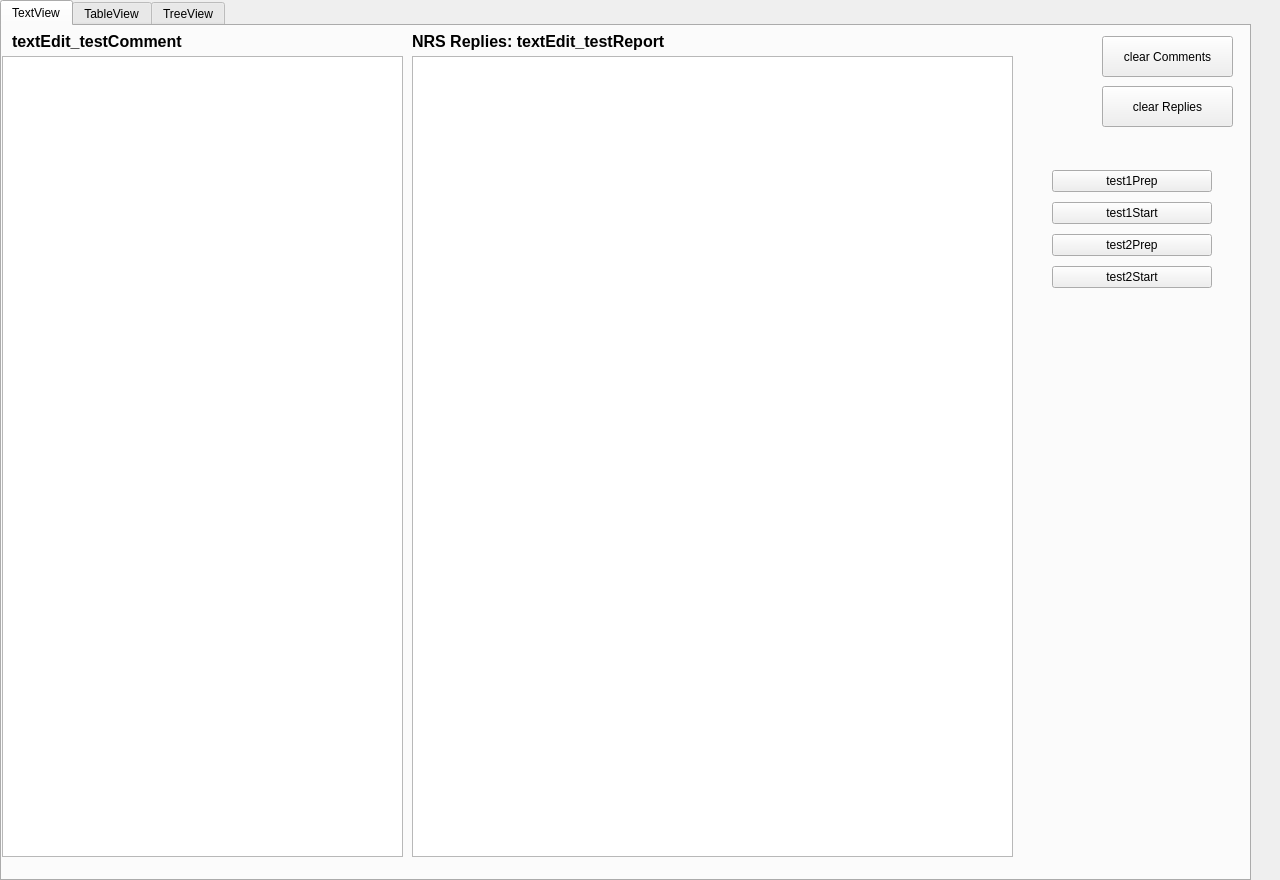
<?xml version="1.0" encoding="UTF-8"?>
<ui version="4.0">
 <class>MainWindow</class>
 <widget class="QMainWindow" name="MainWindow">
  <property name="geometry">
   <rect>
    <x>0</x>
    <y>0</y>
    <width>1280</width>
    <height>880</height>
   </rect>
  </property>
  <property name="sizePolicy">
   <sizepolicy hsizetype="Fixed" vsizetype="Fixed">
    <horstretch>0</horstretch>
    <verstretch>0</verstretch>
   </sizepolicy>
  </property>
  <property name="maximumSize">
   <size>
    <width>1280</width>
    <height>900</height>
   </size>
  </property>
  <property name="windowTitle">
   <string>NxtPowerTools ShopKeeper</string>
  </property>
  <widget class="QWidget" name="centralwidget">
   <widget class="QTabWidget" name="tabWidget_Req">
    <property name="geometry">
     <rect>
      <x>0</x>
      <y>0</y>
      <width>1251</width>
      <height>881</height>
     </rect>
    </property>
    <property name="currentIndex">
     <number>0</number>
    </property>
    <widget class="QWidget" name="tab">
     <attribute name="title">
      <string>TextView</string>
     </attribute>
     <widget class="QTextEdit" name="textEdit_testReport">
      <property name="geometry">
       <rect>
        <x>410</x>
        <y>30</y>
        <width>601</width>
        <height>801</height>
       </rect>
      </property>
      <property name="readOnly">
       <bool>true</bool>
      </property>
     </widget>
     <widget class="QWidget" name="gridLayoutWidget">
      <property name="geometry">
       <rect>
        <x>1050</x>
        <y>140</y>
        <width>160</width>
        <height>128</height>
       </rect>
      </property>
      <layout class="QGridLayout" name="gridLayout">
       <item row="2" column="0">
        <widget class="QPushButton" name="pb_test2Prep">
         <property name="text">
          <string>test2Prep</string>
         </property>
        </widget>
       </item>
       <item row="0" column="0">
        <widget class="QPushButton" name="pb_test1Prep">
         <property name="text">
          <string>test1Prep</string>
         </property>
        </widget>
       </item>
       <item row="1" column="0">
        <widget class="QPushButton" name="pb_test1Start">
         <property name="text">
          <string>test1Start</string>
         </property>
        </widget>
       </item>
       <item row="3" column="0">
        <widget class="QPushButton" name="pb_test2Start">
         <property name="text">
          <string>test2Start</string>
         </property>
        </widget>
       </item>
      </layout>
     </widget>
     <widget class="QTextEdit" name="textEdit_testComment">
      <property name="geometry">
       <rect>
        <x>0</x>
        <y>30</y>
        <width>401</width>
        <height>801</height>
       </rect>
      </property>
      <property name="readOnly">
       <bool>true</bool>
      </property>
     </widget>
     <widget class="QPushButton" name="pb_clearComments">
      <property name="geometry">
       <rect>
        <x>1100</x>
        <y>10</y>
        <width>131</width>
        <height>41</height>
       </rect>
      </property>
      <property name="text">
       <string>clear Comments</string>
      </property>
     </widget>
     <widget class="QLabel" name="label">
      <property name="geometry">
       <rect>
        <x>10</x>
        <y>0</y>
        <width>191</width>
        <height>31</height>
       </rect>
      </property>
      <property name="font">
       <font>
        <pointsize>12</pointsize>
        <weight>75</weight>
        <bold>true</bold>
       </font>
      </property>
      <property name="text">
       <string>textEdit_testComment</string>
      </property>
     </widget>
     <widget class="QLabel" name="label_2">
      <property name="geometry">
       <rect>
        <x>410</x>
        <y>0</y>
        <width>281</width>
        <height>31</height>
       </rect>
      </property>
      <property name="font">
       <font>
        <pointsize>12</pointsize>
        <weight>75</weight>
        <bold>true</bold>
       </font>
      </property>
      <property name="text">
       <string>NRS Replies: textEdit_testReport</string>
      </property>
     </widget>
     <widget class="QPushButton" name="pb_clearReplies">
      <property name="geometry">
       <rect>
        <x>1100</x>
        <y>60</y>
        <width>131</width>
        <height>41</height>
       </rect>
      </property>
      <property name="text">
       <string>clear Replies</string>
      </property>
     </widget>
    </widget>
    <widget class="QWidget" name="tab_2">
     <attribute name="title">
      <string>TableView</string>
     </attribute>
     <widget class="QTableWidget" name="tableWidget">
      <property name="geometry">
       <rect>
        <x>0</x>
        <y>0</y>
        <width>691</width>
        <height>801</height>
       </rect>
      </property>
     </widget>
    </widget>
    <widget class="QWidget" name="tab_3">
     <attribute name="title">
      <string>TreeView</string>
     </attribute>
     <widget class="QTreeWidget" name="treeWidget">
      <property name="geometry">
       <rect>
        <x>10</x>
        <y>0</y>
        <width>681</width>
        <height>801</height>
       </rect>
      </property>
      <column>
       <property name="text">
        <string notr="true">1</string>
       </property>
      </column>
     </widget>
    </widget>
   </widget>
  </widget>
  <action name="actionMenu">
   <property name="text">
    <string>menu</string>
   </property>
  </action>
 </widget>
 <resources/>
 <connections/>
</ui>
